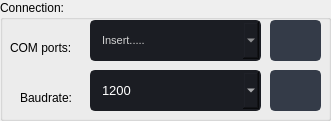
   <widget class="QGroupBox" name="groupBox_3">
    <property name="geometry">
     <rect>
      <x>10</x>
      <y>10</y>
      <width>331</width>
      <height>121</height>
     </rect>
    </property>
    <property name="font">
     <font>
      <pointsize>9</pointsize>
      <weight>50</weight>
      <bold>false</bold>
     </font>
    </property>
    <property name="styleSheet">
     <string notr="true">QGroupBox{border:2px solid gray;border-radius:5px;margin-top: 1ex;color: ;background-color: transparent;} QGroupBox::title{subcontrol-origin: margin;subcontrol-position:top left;padding:0 3px;}
color: rgb(0, 0, 0);
font: 12pt &quot;Segoe UI&quot;;</string>
    </property>
    <property name="title">
     <string>Connection:</string>
    </property>
    <widget class="QPushButton" name="btn_disconnect">
     <property name="geometry">
      <rect>
       <x>270</x>
       <y>70</y>
       <width>51</width>
       <height>41</height>
      </rect>
     </property>
     <property name="sizePolicy">
      <sizepolicy hsizetype="Fixed" vsizetype="Fixed">
       <horstretch>0</horstretch>
       <verstretch>0</verstretch>
      </sizepolicy>
     </property>
     <property name="minimumSize">
      <size>
       <width>0</width>
       <height>0</height>
      </size>
     </property>
     <property name="palette">
      <palette>
       <active>
        <colorrole role="WindowText">
         <brush brushstyle="SolidPattern">
          <color alpha="255">
           <red>210</red>
           <green>210</green>
           <blue>210</blue>
          </color>
         </brush>
        </colorrole>
        <colorrole role="Button">
         <brush brushstyle="SolidPattern">
          <color alpha="255">
           <red>52</red>
           <green>59</green>
           <blue>72</blue>
          </color>
         </brush>
        </colorrole>
        <colorrole role="Text">
         <brush brushstyle="SolidPattern">
          <color alpha="255">
           <red>210</red>
           <green>210</green>
           <blue>210</blue>
          </color>
         </brush>
        </colorrole>
        <colorrole role="ButtonText">
         <brush brushstyle="SolidPattern">
          <color alpha="255">
           <red>210</red>
           <green>210</green>
           <blue>210</blue>
          </color>
         </brush>
        </colorrole>
        <colorrole role="Base">
         <brush brushstyle="SolidPattern">
          <color alpha="255">
           <red>52</red>
           <green>59</green>
           <blue>72</blue>
          </color>
         </brush>
        </colorrole>
        <colorrole role="Window">
         <brush brushstyle="SolidPattern">
          <color alpha="255">
           <red>52</red>
           <green>59</green>
           <blue>72</blue>
          </color>
         </brush>
        </colorrole>
       </active>
       <inactive>
        <colorrole role="WindowText">
         <brush brushstyle="SolidPattern">
          <color alpha="255">
           <red>210</red>
           <green>210</green>
           <blue>210</blue>
          </color>
         </brush>
        </colorrole>
        <colorrole role="Button">
         <brush brushstyle="SolidPattern">
          <color alpha="255">
           <red>52</red>
           <green>59</green>
           <blue>72</blue>
          </color>
         </brush>
        </colorrole>
        <colorrole role="Text">
         <brush brushstyle="SolidPattern">
          <color alpha="255">
           <red>210</red>
           <green>210</green>
           <blue>210</blue>
          </color>
         </brush>
        </colorrole>
        <colorrole role="ButtonText">
         <brush brushstyle="SolidPattern">
          <color alpha="255">
           <red>210</red>
           <green>210</green>
           <blue>210</blue>
          </color>
         </brush>
        </colorrole>
        <colorrole role="Base">
         <brush brushstyle="SolidPattern">
          <color alpha="255">
           <red>52</red>
           <green>59</green>
           <blue>72</blue>
          </color>
         </brush>
        </colorrole>
        <colorrole role="Window">
         <brush brushstyle="SolidPattern">
          <color alpha="255">
           <red>52</red>
           <green>59</green>
           <blue>72</blue>
          </color>
         </brush>
        </colorrole>
       </inactive>
       <disabled>
        <colorrole role="WindowText">
         <brush brushstyle="SolidPattern">
          <color alpha="255">
           <red>210</red>
           <green>210</green>
           <blue>210</blue>
          </color>
         </brush>
        </colorrole>
        <colorrole role="Button">
         <brush brushstyle="SolidPattern">
          <color alpha="255">
           <red>52</red>
           <green>59</green>
           <blue>72</blue>
          </color>
         </brush>
        </colorrole>
        <colorrole role="Text">
         <brush brushstyle="SolidPattern">
          <color alpha="255">
           <red>210</red>
           <green>210</green>
           <blue>210</blue>
          </color>
         </brush>
        </colorrole>
        <colorrole role="ButtonText">
         <brush brushstyle="SolidPattern">
          <color alpha="255">
           <red>210</red>
           <green>210</green>
           <blue>210</blue>
          </color>
         </brush>
        </colorrole>
        <colorrole role="Base">
         <brush brushstyle="SolidPattern">
          <color alpha="255">
           <red>52</red>
           <green>59</green>
           <blue>72</blue>
          </color>
         </brush>
        </colorrole>
        <colorrole role="Window">
         <brush brushstyle="SolidPattern">
          <color alpha="255">
           <red>52</red>
           <green>59</green>
           <blue>72</blue>
          </color>
         </brush>
        </colorrole>
       </disabled>
      </palette>
     </property>
     <property name="font">
      <font>
       <family>Segoe UI</family>
       <pointsize>6</pointsize>
      </font>
     </property>
     <property name="styleSheet">
      <string notr="true">QPushButton {
	border: 2px solid rgb(52, 59, 72);
	border-radius: 5px;	
	background-color: rgb(52, 59, 72);
}
QPushButton:hover {
	background-color: rgb(85, 170, 255);	
	border: 2px solid rgb(61, 70, 86);
border-radius: 5px;	
}
QPushButton:pressed {	
	background-color: rgb(35, 40, 49);
	border: 2px solid rgb(43, 50, 61);
}</string>
     </property>
     <property name="text">
      <string/>
     </property>
     <property name="icon">
      <iconset>
       <normaloff>../../Seminar project/GUI file/icons/24x24/cil-x.png</normaloff>../../Seminar project/GUI file/icons/24x24/cil-x.png</iconset>
     </property>
    </widget>
    <widget class="QPushButton" name="btnconnect">
     <property name="geometry">
      <rect>
       <x>270</x>
       <y>20</y>
       <width>51</width>
       <height>41</height>
      </rect>
     </property>
     <property name="sizePolicy">
      <sizepolicy hsizetype="Fixed" vsizetype="Fixed">
       <horstretch>0</horstretch>
       <verstretch>0</verstretch>
      </sizepolicy>
     </property>
     <property name="minimumSize">
      <size>
       <width>0</width>
       <height>0</height>
      </size>
     </property>
     <property name="palette">
      <palette>
       <active>
        <colorrole role="WindowText">
         <brush brushstyle="SolidPattern">
          <color alpha="255">
           <red>210</red>
           <green>210</green>
           <blue>210</blue>
          </color>
         </brush>
        </colorrole>
        <colorrole role="Button">
         <brush brushstyle="SolidPattern">
          <color alpha="255">
           <red>52</red>
           <green>59</green>
           <blue>72</blue>
          </color>
         </brush>
        </colorrole>
        <colorrole role="Text">
         <brush brushstyle="SolidPattern">
          <color alpha="255">
           <red>210</red>
           <green>210</green>
           <blue>210</blue>
          </color>
         </brush>
        </colorrole>
        <colorrole role="ButtonText">
         <brush brushstyle="SolidPattern">
          <color alpha="255">
           <red>210</red>
           <green>210</green>
           <blue>210</blue>
          </color>
         </brush>
        </colorrole>
        <colorrole role="Base">
         <brush brushstyle="SolidPattern">
          <color alpha="255">
           <red>52</red>
           <green>59</green>
           <blue>72</blue>
          </color>
         </brush>
        </colorrole>
        <colorrole role="Window">
         <brush brushstyle="SolidPattern">
          <color alpha="255">
           <red>52</red>
           <green>59</green>
           <blue>72</blue>
          </color>
         </brush>
        </colorrole>
       </active>
       <inactive>
        <colorrole role="WindowText">
         <brush brushstyle="SolidPattern">
          <color alpha="255">
           <red>210</red>
           <green>210</green>
           <blue>210</blue>
          </color>
         </brush>
        </colorrole>
        <colorrole role="Button">
         <brush brushstyle="SolidPattern">
          <color alpha="255">
           <red>52</red>
           <green>59</green>
           <blue>72</blue>
          </color>
         </brush>
        </colorrole>
        <colorrole role="Text">
         <brush brushstyle="SolidPattern">
          <color alpha="255">
           <red>210</red>
           <green>210</green>
           <blue>210</blue>
          </color>
         </brush>
        </colorrole>
        <colorrole role="ButtonText">
         <brush brushstyle="SolidPattern">
          <color alpha="255">
           <red>210</red>
           <green>210</green>
           <blue>210</blue>
          </color>
         </brush>
        </colorrole>
        <colorrole role="Base">
         <brush brushstyle="SolidPattern">
          <color alpha="255">
           <red>52</red>
           <green>59</green>
           <blue>72</blue>
          </color>
         </brush>
        </colorrole>
        <colorrole role="Window">
         <brush brushstyle="SolidPattern">
          <color alpha="255">
           <red>52</red>
           <green>59</green>
           <blue>72</blue>
          </color>
         </brush>
        </colorrole>
       </inactive>
       <disabled>
        <colorrole role="WindowText">
         <brush brushstyle="SolidPattern">
          <color alpha="255">
           <red>210</red>
           <green>210</green>
           <blue>210</blue>
          </color>
         </brush>
        </colorrole>
        <colorrole role="Button">
         <brush brushstyle="SolidPattern">
          <color alpha="255">
           <red>52</red>
           <green>59</green>
           <blue>72</blue>
          </color>
         </brush>
        </colorrole>
        <colorrole role="Text">
         <brush brushstyle="SolidPattern">
          <color alpha="255">
           <red>210</red>
           <green>210</green>
           <blue>210</blue>
          </color>
         </brush>
        </colorrole>
        <colorrole role="ButtonText">
         <brush brushstyle="SolidPattern">
          <color alpha="255">
           <red>210</red>
           <green>210</green>
           <blue>210</blue>
          </color>
         </brush>
        </colorrole>
        <colorrole role="Base">
         <brush brushstyle="SolidPattern">
          <color alpha="255">
           <red>52</red>
           <green>59</green>
           <blue>72</blue>
          </color>
         </brush>
        </colorrole>
        <colorrole role="Window">
         <brush brushstyle="SolidPattern">
          <color alpha="255">
           <red>52</red>
           <green>59</green>
           <blue>72</blue>
          </color>
         </brush>
        </colorrole>
       </disabled>
      </palette>
     </property>
     <property name="font">
      <font>
       <family>Segoe UI</family>
       <pointsize>6</pointsize>
      </font>
     </property>
     <property name="styleSheet">
      <string notr="true">QPushButton {
	border: 2px solid rgb(52, 59, 72);
	border-radius: 5px;	
	background-color: rgb(52, 59, 72);
}
QPushButton:hover {
	background-color: rgb(85, 170, 255);	
	border: 2px solid rgb(61, 70, 86);
border-radius: 5px;	
}
QPushButton:pressed {	
	background-color: rgb(35, 40, 49);
	border: 2px solid rgb(43, 50, 61);
}</string>
     </property>
     <property name="text">
      <string/>
     </property>
     <property name="icon">
      <iconset>
       <normaloff>../../Seminar project/GUI file/icons/24x24/cil-power-standby.png</normaloff>../../Seminar project/GUI file/icons/24x24/cil-power-standby.png</iconset>
     </property>
    </widget>
    <widget class="QComboBox" name="port">
     <property name="geometry">
      <rect>
       <x>90</x>
       <y>20</y>
       <width>171</width>
       <height>41</height>
      </rect>
     </property>
     <property name="palette">
      <palette>
       <active>
        <colorrole role="WindowText">
         <brush brushstyle="SolidPattern">
          <color alpha="255">
           <red>210</red>
           <green>210</green>
           <blue>210</blue>
          </color>
         </brush>
        </colorrole>
        <colorrole role="Button">
         <brush brushstyle="SolidPattern">
          <color alpha="255">
           <red>27</red>
           <green>29</green>
           <blue>35</blue>
          </color>
         </brush>
        </colorrole>
        <colorrole role="Text">
         <brush brushstyle="SolidPattern">
          <color alpha="255">
           <red>210</red>
           <green>210</green>
           <blue>210</blue>
          </color>
         </brush>
        </colorrole>
        <colorrole role="ButtonText">
         <brush brushstyle="SolidPattern">
          <color alpha="255">
           <red>210</red>
           <green>210</green>
           <blue>210</blue>
          </color>
         </brush>
        </colorrole>
        <colorrole role="Base">
         <brush brushstyle="SolidPattern">
          <color alpha="255">
           <red>27</red>
           <green>29</green>
           <blue>35</blue>
          </color>
         </brush>
        </colorrole>
        <colorrole role="Window">
         <brush brushstyle="SolidPattern">
          <color alpha="255">
           <red>27</red>
           <green>29</green>
           <blue>35</blue>
          </color>
         </brush>
        </colorrole>
       </active>
       <inactive>
        <colorrole role="WindowText">
         <brush brushstyle="SolidPattern">
          <color alpha="255">
           <red>210</red>
           <green>210</green>
           <blue>210</blue>
          </color>
         </brush>
        </colorrole>
        <colorrole role="Button">
         <brush brushstyle="SolidPattern">
          <color alpha="255">
           <red>27</red>
           <green>29</green>
           <blue>35</blue>
          </color>
         </brush>
        </colorrole>
        <colorrole role="Text">
         <brush brushstyle="SolidPattern">
          <color alpha="255">
           <red>210</red>
           <green>210</green>
           <blue>210</blue>
          </color>
         </brush>
        </colorrole>
        <colorrole role="ButtonText">
         <brush brushstyle="SolidPattern">
          <color alpha="255">
           <red>210</red>
           <green>210</green>
           <blue>210</blue>
          </color>
         </brush>
        </colorrole>
        <colorrole role="Base">
         <brush brushstyle="SolidPattern">
          <color alpha="255">
           <red>27</red>
           <green>29</green>
           <blue>35</blue>
          </color>
         </brush>
        </colorrole>
        <colorrole role="Window">
         <brush brushstyle="SolidPattern">
          <color alpha="255">
           <red>27</red>
           <green>29</green>
           <blue>35</blue>
          </color>
         </brush>
        </colorrole>
       </inactive>
       <disabled>
        <colorrole role="WindowText">
         <brush brushstyle="SolidPattern">
          <color alpha="255">
           <red>210</red>
           <green>210</green>
           <blue>210</blue>
          </color>
         </brush>
        </colorrole>
        <colorrole role="Button">
         <brush brushstyle="SolidPattern">
          <color alpha="255">
           <red>27</red>
           <green>29</green>
           <blue>35</blue>
          </color>
         </brush>
        </colorrole>
        <colorrole role="Text">
         <brush brushstyle="SolidPattern">
          <color alpha="255">
           <red>210</red>
           <green>210</green>
           <blue>210</blue>
          </color>
         </brush>
        </colorrole>
        <colorrole role="ButtonText">
         <brush brushstyle="SolidPattern">
          <color alpha="255">
           <red>210</red>
           <green>210</green>
           <blue>210</blue>
          </color>
         </brush>
        </colorrole>
        <colorrole role="Base">
         <brush brushstyle="SolidPattern">
          <color alpha="255">
           <red>27</red>
           <green>29</green>
           <blue>35</blue>
          </color>
         </brush>
        </colorrole>
        <colorrole role="Window">
         <brush brushstyle="SolidPattern">
          <color alpha="255">
           <red>27</red>
           <green>29</green>
           <blue>35</blue>
          </color>
         </brush>
        </colorrole>
       </disabled>
      </palette>
     </property>
     <property name="font">
      <font>
       <family>Segoe UI</family>
       <pointsize>8</pointsize>
      </font>
     </property>
     <property name="autoFillBackground">
      <bool>false</bool>
     </property>
     <property name="styleSheet">
      <string notr="true">QComboBox{
	background-color: rgb(27, 29, 35);
	border-radius: 5px;
	border: 2px solid rgb(27, 29, 35);
	padding: 5px;
	padding-left: 10px;
}
QComboBox:hover{
	border: 2px solid rgb(64, 71, 88);
}
QComboBox QAbstractItemView {
	color: rgb(255, 255, 255);	
	background-color: rgb(27, 29, 35);
	padding: 10px;
	selection-background-color: rgb(85, 170, 255);
}
QComboBox::drop-down {
	subcontrol-origin: padding;
	subcontrol-position: top right;
	width: 25px; 
	border-left-width: 3px;
	border-left-color: rgba(39, 44, 54, 150);
	border-left-style: solid;
	border-top-right-radius: 3px;
	border-bottom-right-radius: 3px;	
	background-image: url(:/16x16/icons/16x16/cil-arrow-bottom.png);
	background-position: center;
	background-repeat: no-reperat;
 }</string>
     </property>
     <property name="iconSize">
      <size>
       <width>16</width>
       <height>16</height>
      </size>
     </property>
     <property name="frame">
      <bool>true</bool>
     </property>
     <item>
      <property name="text">
       <string>Insert.....</string>
      </property>
     </item>
    </widget>
    <widget class="QComboBox" name="baud">
     <property name="geometry">
      <rect>
       <x>90</x>
       <y>70</y>
       <width>171</width>
       <height>41</height>
      </rect>
     </property>
     <property name="palette">
      <palette>
       <active>
        <colorrole role="WindowText">
         <brush brushstyle="SolidPattern">
          <color alpha="255">
           <red>255</red>
           <green>255</green>
           <blue>255</blue>
          </color>
         </brush>
        </colorrole>
        <colorrole role="Button">
         <brush brushstyle="SolidPattern">
          <color alpha="255">
           <red>27</red>
           <green>29</green>
           <blue>35</blue>
          </color>
         </brush>
        </colorrole>
        <colorrole role="Text">
         <brush brushstyle="SolidPattern">
          <color alpha="255">
           <red>255</red>
           <green>255</green>
           <blue>255</blue>
          </color>
         </brush>
        </colorrole>
        <colorrole role="ButtonText">
         <brush brushstyle="SolidPattern">
          <color alpha="255">
           <red>255</red>
           <green>255</green>
           <blue>255</blue>
          </color>
         </brush>
        </colorrole>
        <colorrole role="Base">
         <brush brushstyle="SolidPattern">
          <color alpha="255">
           <red>27</red>
           <green>29</green>
           <blue>35</blue>
          </color>
         </brush>
        </colorrole>
        <colorrole role="Window">
         <brush brushstyle="SolidPattern">
          <color alpha="255">
           <red>27</red>
           <green>29</green>
           <blue>35</blue>
          </color>
         </brush>
        </colorrole>
       </active>
       <inactive>
        <colorrole role="WindowText">
         <brush brushstyle="SolidPattern">
          <color alpha="255">
           <red>255</red>
           <green>255</green>
           <blue>255</blue>
          </color>
         </brush>
        </colorrole>
        <colorrole role="Button">
         <brush brushstyle="SolidPattern">
          <color alpha="255">
           <red>27</red>
           <green>29</green>
           <blue>35</blue>
          </color>
         </brush>
        </colorrole>
        <colorrole role="Text">
         <brush brushstyle="SolidPattern">
          <color alpha="255">
           <red>255</red>
           <green>255</green>
           <blue>255</blue>
          </color>
         </brush>
        </colorrole>
        <colorrole role="ButtonText">
         <brush brushstyle="SolidPattern">
          <color alpha="255">
           <red>255</red>
           <green>255</green>
           <blue>255</blue>
          </color>
         </brush>
        </colorrole>
        <colorrole role="Base">
         <brush brushstyle="SolidPattern">
          <color alpha="255">
           <red>27</red>
           <green>29</green>
           <blue>35</blue>
          </color>
         </brush>
        </colorrole>
        <colorrole role="Window">
         <brush brushstyle="SolidPattern">
          <color alpha="255">
           <red>27</red>
           <green>29</green>
           <blue>35</blue>
          </color>
         </brush>
        </colorrole>
       </inactive>
       <disabled>
        <colorrole role="WindowText">
         <brush brushstyle="SolidPattern">
          <color alpha="255">
           <red>255</red>
           <green>255</green>
           <blue>255</blue>
          </color>
         </brush>
        </colorrole>
        <colorrole role="Button">
         <brush brushstyle="SolidPattern">
          <color alpha="255">
           <red>27</red>
           <green>29</green>
           <blue>35</blue>
          </color>
         </brush>
        </colorrole>
        <colorrole role="Text">
         <brush brushstyle="SolidPattern">
          <color alpha="255">
           <red>255</red>
           <green>255</green>
           <blue>255</blue>
          </color>
         </brush>
        </colorrole>
        <colorrole role="ButtonText">
         <brush brushstyle="SolidPattern">
          <color alpha="255">
           <red>255</red>
           <green>255</green>
           <blue>255</blue>
          </color>
         </brush>
        </colorrole>
        <colorrole role="Base">
         <brush brushstyle="SolidPattern">
          <color alpha="255">
           <red>27</red>
           <green>29</green>
           <blue>35</blue>
          </color>
         </brush>
        </colorrole>
        <colorrole role="Window">
         <brush brushstyle="SolidPattern">
          <color alpha="255">
           <red>27</red>
           <green>29</green>
           <blue>35</blue>
          </color>
         </brush>
        </colorrole>
       </disabled>
      </palette>
     </property>
     <property name="font">
      <font>
       <family>Segoe UI</family>
       <pointsize>10</pointsize>
      </font>
     </property>
     <property name="autoFillBackground">
      <bool>false</bool>
     </property>
     <property name="styleSheet">
      <string notr="true">QComboBox{
	color: rgb(255, 255, 255);
	background-color: rgb(27, 29, 35);
	border-radius: 5px;
	border: 2px solid rgb(27, 29, 35);
	padding: 5px;
	padding-left: 10px;
}
QComboBox:hover{
	border: 2px solid rgb(64, 71, 88);
}
QComboBox QAbstractItemView {
	color: rgb(255, 255, 255);
	background-color: rgb(27, 29, 35);
	padding: 10px;
	selection-background-color: rgb(85, 170, 255);	
}
QComboBox::drop-down {
	subcontrol-origin: padding;
	subcontrol-position: top right;
	width: 25px; 
	border-left-width: 3px;
	border-left-color: rgba(39, 44, 54, 150);
	border-left-style: solid;
	border-top-right-radius: 3px;
	border-bottom-right-radius: 3px;	
	background-image: url(:/16x16/icons/16x16/cil-arrow-bottom.png);
	background-position: center;
	background-repeat: no-reperat;
 }</string>
     </property>
     <property name="iconSize">
      <size>
       <width>16</width>
       <height>16</height>
      </size>
     </property>
     <property name="frame">
      <bool>true</bool>
     </property>
     <item>
      <property name="text">
       <string>1200</string>
      </property>
     </item>
     <item>
      <property name="text">
       <string>1800</string>
      </property>
     </item>
     <item>
      <property name="text">
       <string>2400</string>
      </property>
     </item>
     <item>
      <property name="text">
       <string>4800</string>
      </property>
     </item>
     <item>
      <property name="text">
       <string>9600</string>
      </property>
     </item>
     <item>
      <property name="text">
       <string>38400</string>
      </property>
     </item>
     <item>
      <property name="text">
       <string>19200</string>
      </property>
     </item>
     <item>
      <property name="text">
       <string>57600</string>
      </property>
     </item>
     <item>
      <property name="text">
       <string>115200</string>
      </property>
     </item>
    </widget>
    <widget class="QLabel" name="label">
     <property name="geometry">
      <rect>
       <x>10</x>
       <y>40</y>
       <width>91</width>
       <height>16</height>
      </rect>
     </property>
     <property name="font">
      <font>
       <pointsize>9</pointsize>
      </font>
     </property>
     <property name="text">
      <string>COM ports:</string>
     </property>
    </widget>
    <widget class="QLabel" name="label_2">
     <property name="geometry">
      <rect>
       <x>20</x>
       <y>90</y>
       <width>91</width>
       <height>16</height>
      </rect>
     </property>
     <property name="font">
      <font>
       <pointsize>9</pointsize>
      </font>
     </property>
     <property name="text">
      <string>Baudrate:</string>
     </property>
    </widget>
   </widget>
